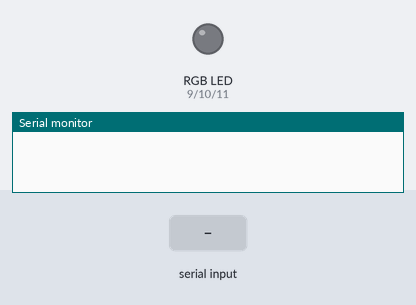
The sketch below on a simulated Arduino Uno, built with avr-gcc and run on an emulated ATmega328P. On the bench: an RGB LED mixed from three pins (HIGH = lit), the last lines printed to the serial monitor. Inputs (shaded band) come from the test bench. Dim RGB values are drawn brighter than linear.

Above: at 1.2 s.
1.3 s: "90,45,200\n" received over Serial
At 2.3 s:
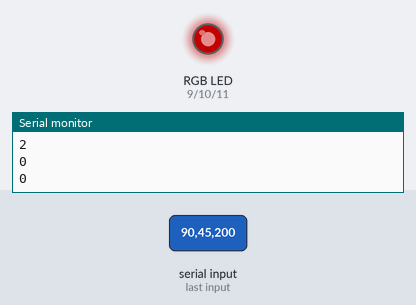
2.8 s: "G90\n" received over Serial
At 3.5 s:
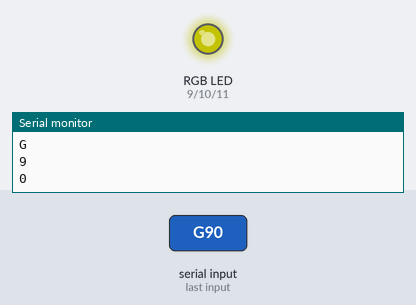
4.3 s: "R90\n" received over Serial
5.8 s: "B90\n" received over Serial
At 7.0 s:
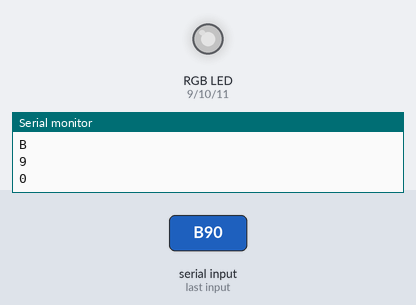
7.3 s: "R,45\n" received over Serial
At 8.1 s:
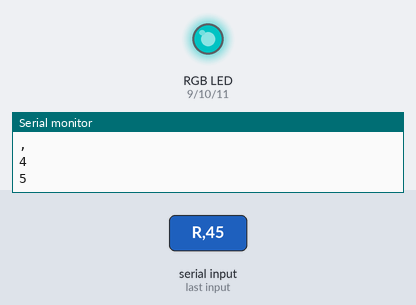
8.8 s: "G,45\n" received over Serial
At 9.2 s:
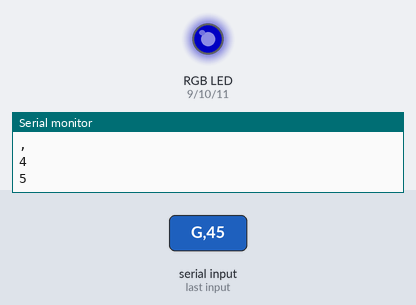
Timing chart, 0 to 11.3 s (numbered marks = the images above; inputs shaded):
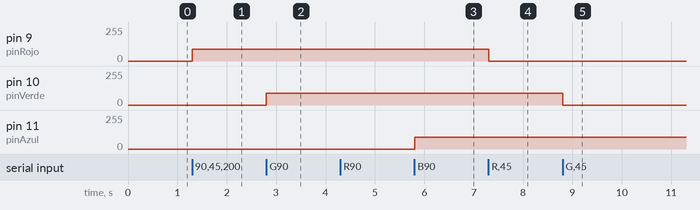

The sketch:

Clase_N13.ino
```cpp
// Define el número máximo de caracteres en el mensaje
#define MAX_CHAR 12

// Declaración de variables globales
char mensaje[MAX_CHAR];        // Almacena el mensaje recibido
char caracter_leido;           // Lee cada carácter de la comunicación serial
byte indice = 0;              // Índice para el arreglo de mensaje
int i;

// Pines del RGB LED
int pinRojo = 9;               // Pin para el componente Rojo del RGB -> D9
int pinVerde = 10;             // Pin para el componente Verde del RGB -> D10
int pinAzul = 11;              // Pin para el componente Azul del RGB -> D11

// Variables temporales para los valores de color
String valorTemporalRojo = "";  // Valor temporal del componente Rojo
String valorTemporalVerde = ""; // Valor temporal del componente Verde
String valorTemporalAzul = "";  // Valor temporal del componente Azul

int bandera = 0;                  // Bandera para indicar que se recibió un mensaje completo
char colorActual = 'R';        // Color actual, comienza con rojo

void setup() {
  pinMode(pinRojo, OUTPUT);     // Configura el pin del componente Rojo como salida
  pinMode(pinAzul, OUTPUT);     // Configura el pin del componente Azul como salida
  pinMode(pinVerde, OUTPUT);    // Configura el pin del componente Verde como salida
  Serial.begin(9600);          // Inicializa la comunicación serial a 9600 bps
}

void loop() {
  // Mientras haya datos disponibles en la comunicación serial
  while (Serial.available() > 0) {
    bandera = 0; // Reinicia la bandera
    if (indice < (MAX_CHAR - 1)) { // Verifica que el índice sea menor que el máximo de caracteres
      caracter_leido = Serial.read();   // Lee un carácter de la comunicación serial
      mensaje[indice] = caracter_leido; // Almacena el carácter en el arreglo mensaje
      if (caracter_leido == 'R') {
        colorActual = 'R'; // Establece el color actual como Rojo
        valorTemporalRojo = ""; // Reinicia el valor temporal del componente Rojo
      } else if (caracter_leido == 'G') {
        colorActual = 'G'; // Establece el color actual como Verde
        valorTemporalVerde = ""; // Reinicia el valor temporal del componente Verde
      } else if (caracter_leido == 'B') {
        colorActual = 'B'; // Establece el color actual como Azul
        valorTemporalAzul = ""; // Reinicia el valor temporal del componente Azul
      }
      if (colorActual == 'R' && caracter_leido != 'R') {
        valorTemporalRojo += caracter_leido; // Acumula caracteres para el componente Rojo
      } else if (colorActual == 'G' && caracter_leido != 'G') {
        valorTemporalVerde += caracter_leido; // Acumula caracteres para el componente Verde
      } else if (colorActual == 'B' && caracter_leido != 'B') {
        valorTemporalAzul += caracter_leido; // Acumula caracteres para el componente Azul
      }
      indice++;                       // Incrementa la posición en el mensaje
      mensaje[indice] = '\0';         // Termina el string con nulo
    }
  }

  // Cuando no hay más datos disponibles
  if (bandera == 0) {
    // Actualiza los valores de los pines PWM de los LED
    analogWrite(pinRojo, valorTemporalRojo.toInt());
    analogWrite(pinVerde, valorTemporalVerde.toInt());
    analogWrite(pinAzul, valorTemporalAzul.toInt());
    Serial.println(mensaje);  // Imprime el mensaje recibido
    bandera = 1; // Establece la bandera a 1 para indicar que se procesó el mensaje
    for (i = 0; i < MAX_CHAR; i++) {
      mensaje[i] = '\0';       // Reinicia el arreglo mensaje
    }
    indice = 0;                 // Reinicia el índice
  }
}
```

Measured:
- after the input at 1.3 s, pin 9 (pinRojo): 0/255 → 90/255 at once
- after the input at 2.8 s, pin 10 (pinVerde): 0/255 → 90/255 at once
- after the input at 5.8 s, pin 11 (pinAzul): 0/255 → 90/255 at once
- after the input at 7.3 s, pin 9 (pinRojo): 90/255 → 0/255 at once
- after the input at 8.8 s, pin 10 (pinVerde): 90/255 → 0/255 at once
